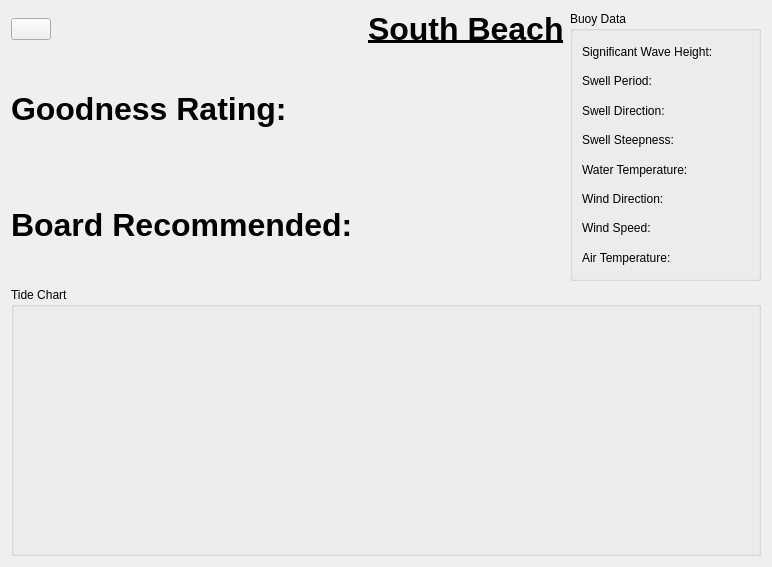
<?xml version="1.0" encoding="UTF-8"?>
<ui version="4.0">
 <class>Form</class>
 <widget class="QWidget" name="Form">
  <property name="geometry">
   <rect>
    <x>0</x>
    <y>0</y>
    <width>772</width>
    <height>567</height>
   </rect>
  </property>
  <property name="sizePolicy">
   <sizepolicy hsizetype="Ignored" vsizetype="Preferred">
    <horstretch>0</horstretch>
    <verstretch>0</verstretch>
   </sizepolicy>
  </property>
  <property name="windowTitle">
   <string>Form</string>
  </property>
  <layout class="QGridLayout" name="gridLayout_2">
   <item row="0" column="1">
    <layout class="QVBoxLayout" name="verticalLayout_3">
     <item>
      <layout class="QGridLayout" name="gridLayout">
       <item row="1" column="0">
        <widget class="QLabel" name="GoodnessRating">
         <property name="text">
          <string>&lt;html&gt;&lt;head/&gt;&lt;body&gt;&lt;p&gt;&lt;span style=&quot; font-size:24pt; font-weight:700;&quot;&gt;Goodness Rating: &lt;/span&gt;&lt;/p&gt;&lt;/body&gt;&lt;/html&gt;</string>
         </property>
        </widget>
       </item>
       <item row="0" column="0">
        <widget class="QPushButton" name="Close">
         <property name="sizePolicy">
          <sizepolicy hsizetype="Fixed" vsizetype="Fixed">
           <horstretch>0</horstretch>
           <verstretch>0</verstretch>
          </sizepolicy>
         </property>
         <property name="text">
          <string/>
         </property>
         <property name="icon">
          <iconset>
           <normaloff>back_arrow.png</normaloff>back_arrow.png</iconset>
         </property>
        </widget>
       </item>
       <item row="2" column="0">
        <widget class="QLabel" name="BoardRec">
         <property name="text">
          <string>&lt;html&gt;&lt;head/&gt;&lt;body&gt;&lt;p&gt;&lt;span style=&quot; font-size:24pt; font-weight:700;&quot;&gt;Board Recommended: &lt;/span&gt;&lt;/p&gt;&lt;/body&gt;&lt;/html&gt;</string>
         </property>
        </widget>
       </item>
       <item row="0" column="1">
        <widget class="QLabel" name="Title">
         <property name="text">
          <string>&lt;html&gt;&lt;head/&gt;&lt;body&gt;&lt;p&gt;&lt;span style=&quot; font-size:24pt; font-weight:700; text-decoration: underline;&quot;&gt;South Beach&lt;/span&gt;&lt;/p&gt;&lt;/body&gt;&lt;/html&gt;</string>
         </property>
        </widget>
       </item>
      </layout>
     </item>
    </layout>
   </item>
   <item row="0" column="2" colspan="2">
    <widget class="QGroupBox" name="groupBox">
     <property name="title">
      <string>Buoy Data</string>
     </property>
     <layout class="QVBoxLayout" name="verticalLayout">
      <item>
       <widget class="QLabel" name="label">
        <property name="text">
         <string>Significant Wave Height:</string>
        </property>
       </widget>
      </item>
      <item>
       <widget class="QLabel" name="label_2">
        <property name="text">
         <string>Swell Period:</string>
        </property>
       </widget>
      </item>
      <item>
       <widget class="QLabel" name="label_3">
        <property name="text">
         <string>Swell Direction: </string>
        </property>
       </widget>
      </item>
      <item>
       <widget class="QLabel" name="label_10">
        <property name="text">
         <string>Swell Steepness:</string>
        </property>
       </widget>
      </item>
      <item>
       <widget class="QLabel" name="label_7">
        <property name="text">
         <string>Water Temperature:</string>
        </property>
       </widget>
      </item>
      <item>
       <widget class="QLabel" name="label_4">
        <property name="text">
         <string>Wind Direction:</string>
        </property>
       </widget>
      </item>
      <item>
       <widget class="QLabel" name="label_5">
        <property name="text">
         <string>Wind Speed:</string>
        </property>
       </widget>
      </item>
      <item>
       <widget class="QLabel" name="label_6">
        <property name="text">
         <string>Air Temperature:</string>
        </property>
       </widget>
      </item>
     </layout>
    </widget>
   </item>
   <item row="1" column="1" colspan="3">
    <widget class="QGroupBox" name="groupBox_2">
     <property name="title">
      <string>Tide Chart</string>
     </property>
    </widget>
   </item>
  </layout>
 </widget>
 <resources/>
 <connections/>
</ui>
